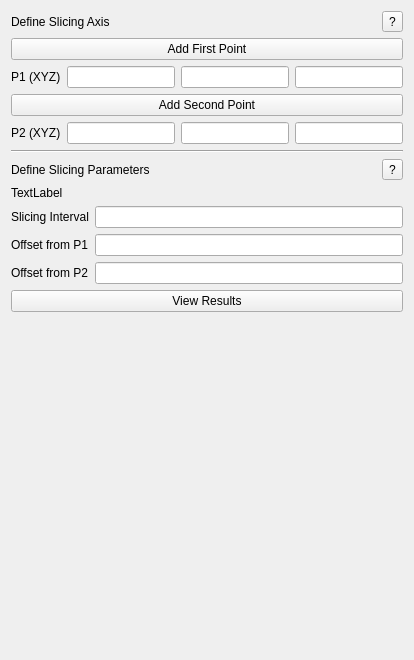
             <widget class="QWidget" name="widget_slicing">
              <property name="geometry">
               <rect>
                <x>0</x>
                <y>0</y>
                <width>350</width>
                <height>660</height>
               </rect>
              </property>
              <property name="maximumSize">
               <size>
                <width>350</width>
                <height>16777215</height>
               </size>
              </property>
              <attribute name="label">
               <string>Slice</string>
              </attribute>
              <layout class="QVBoxLayout" name="verticalLayout_14">
               <item>
                <layout class="QHBoxLayout" name="horizontalLayout_18">
                 <item>
                  <widget class="QLabel" name="label_15">
                   <property name="text">
                    <string>Define Slicing Axis</string>
                   </property>
                  </widget>
                 </item>
                 <item>
                  <widget class="QToolButton" name="toolButton_7">
                   <property name="text">
                    <string>?</string>
                   </property>
                  </widget>
                 </item>
                </layout>
               </item>
               <item>
                <widget class="QPushButton" name="pushButton_add_p1">
                 <property name="text">
                  <string>Add First Point</string>
                 </property>
                </widget>
               </item>
               <item>
                <layout class="QHBoxLayout" name="horizontalLayout_19">
                 <item>
                  <widget class="QLabel" name="label_16">
                   <property name="text">
                    <string>P1 (XYZ)</string>
                   </property>
                  </widget>
                 </item>
                 <item>
                  <widget class="QLineEdit" name="lineEdit_p1_x">
                   <property name="sizePolicy">
                    <sizepolicy hsizetype="MinimumExpanding" vsizetype="Fixed">
                     <horstretch>0</horstretch>
                     <verstretch>0</verstretch>
                    </sizepolicy>
                   </property>
                  </widget>
                 </item>
                 <item>
                  <widget class="QLineEdit" name="lineEdit_p1_y">
                   <property name="sizePolicy">
                    <sizepolicy hsizetype="MinimumExpanding" vsizetype="Fixed">
                     <horstretch>0</horstretch>
                     <verstretch>0</verstretch>
                    </sizepolicy>
                   </property>
                  </widget>
                 </item>
                 <item>
                  <widget class="QLineEdit" name="lineEdit_p1_z">
                   <property name="sizePolicy">
                    <sizepolicy hsizetype="MinimumExpanding" vsizetype="Fixed">
                     <horstretch>0</horstretch>
                     <verstretch>0</verstretch>
                    </sizepolicy>
                   </property>
                  </widget>
                 </item>
                </layout>
               </item>
               <item>
                <widget class="QPushButton" name="pushButton_add_p2">
                 <property name="text">
                  <string>Add Second Point</string>
                 </property>
                </widget>
               </item>
               <item>
                <layout class="QHBoxLayout" name="horizontalLayout_20">
                 <item>
                  <widget class="QLabel" name="label_17">
                   <property name="text">
                    <string>P2 (XYZ)</string>
                   </property>
                  </widget>
                 </item>
                 <item>
                  <widget class="QLineEdit" name="lineEdit_p2_x">
                   <property name="sizePolicy">
                    <sizepolicy hsizetype="MinimumExpanding" vsizetype="Fixed">
                     <horstretch>0</horstretch>
                     <verstretch>0</verstretch>
                    </sizepolicy>
                   </property>
                  </widget>
                 </item>
                 <item>
                  <widget class="QLineEdit" name="lineEdit_p2_y">
                   <property name="sizePolicy">
                    <sizepolicy hsizetype="MinimumExpanding" vsizetype="Fixed">
                     <horstretch>0</horstretch>
                     <verstretch>0</verstretch>
                    </sizepolicy>
                   </property>
                  </widget>
                 </item>
                 <item>
                  <widget class="QLineEdit" name="lineEdit_p2_z">
                   <property name="sizePolicy">
                    <sizepolicy hsizetype="MinimumExpanding" vsizetype="Fixed">
                     <horstretch>0</horstretch>
                     <verstretch>0</verstretch>
                    </sizepolicy>
                   </property>
                  </widget>
                 </item>
                </layout>
               </item>
               <item>
                <widget class="Line" name="line">
                 <property name="orientation">
                  <enum>Qt::Horizontal</enum>
                 </property>
                </widget>
               </item>
               <item>
                <layout class="QHBoxLayout" name="horizontalLayout_21">
                 <item>
                  <widget class="QLabel" name="label_18">
                   <property name="text">
                    <string>Define Slicing Parameters</string>
                   </property>
                  </widget>
                 </item>
                 <item>
                  <widget class="QToolButton" name="toolButton_8">
                   <property name="text">
                    <string>?</string>
                   </property>
                  </widget>
                 </item>
                </layout>
               </item>
               <item>
                <widget class="QLabel" name="label_slice_line_length">
                 <property name="text">
                  <string>TextLabel</string>
                 </property>
                </widget>
               </item>
               <item>
                <layout class="QFormLayout" name="formLayout_3">
                 <item row="0" column="0">
                  <widget class="QLabel" name="slicingIntervalLabel">
                   <property name="text">
                    <string>Slicing Interval</string>
                   </property>
                  </widget>
                 </item>
                 <item row="0" column="1">
                  <widget class="QLineEdit" name="slicingIntervalLineEdit">
                   <property name="maximumSize">
                    <size>
                     <width>330</width>
                     <height>16777215</height>
                    </size>
                   </property>
                  </widget>
                 </item>
                 <item row="1" column="0">
                  <widget class="QLabel" name="offsetFromP1Label">
                   <property name="text">
                    <string>Offset from P1</string>
                   </property>
                  </widget>
                 </item>
                 <item row="1" column="1">
                  <widget class="QLineEdit" name="offsetFromP1LineEdit"/>
                 </item>
                 <item row="2" column="0">
                  <widget class="QLabel" name="offsetFromP2Label">
                   <property name="text">
                    <string>Offset from P2</string>
                   </property>
                  </widget>
                 </item>
                 <item row="2" column="1">
                  <widget class="QLineEdit" name="offsetFromP2LineEdit"/>
                 </item>
                </layout>
               </item>
               <item>
                <widget class="QPushButton" name="pushButton_view_results">
                 <property name="text">
                  <string>View Results</string>
                 </property>
                </widget>
               </item>
               <item>
                <spacer name="verticalSpacer_8">
                 <property name="orientation">
                  <enum>Qt::Vertical</enum>
                 </property>
                 <property name="sizeHint" stdset="0">
                  <size>
                   <width>20</width>
                   <height>40</height>
                  </size>
                 </property>
                </spacer>
               </item>
              </layout>
             </widget>
